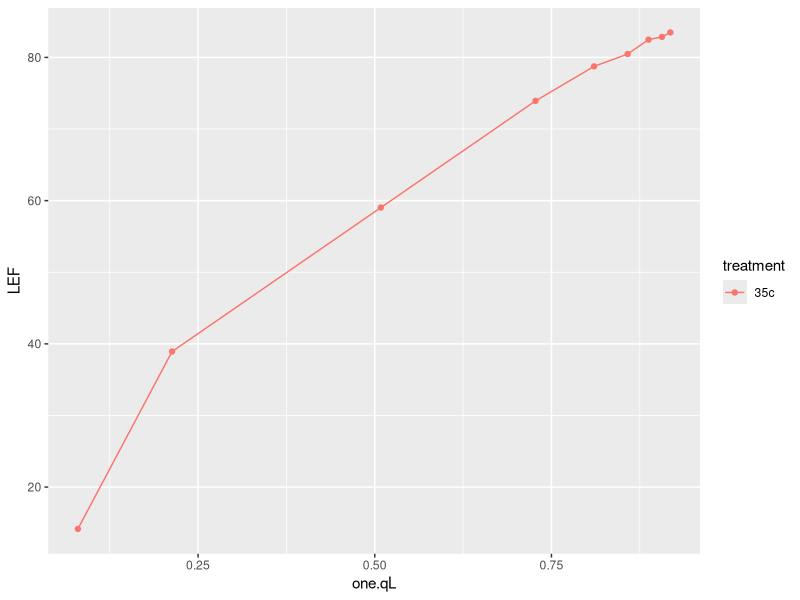
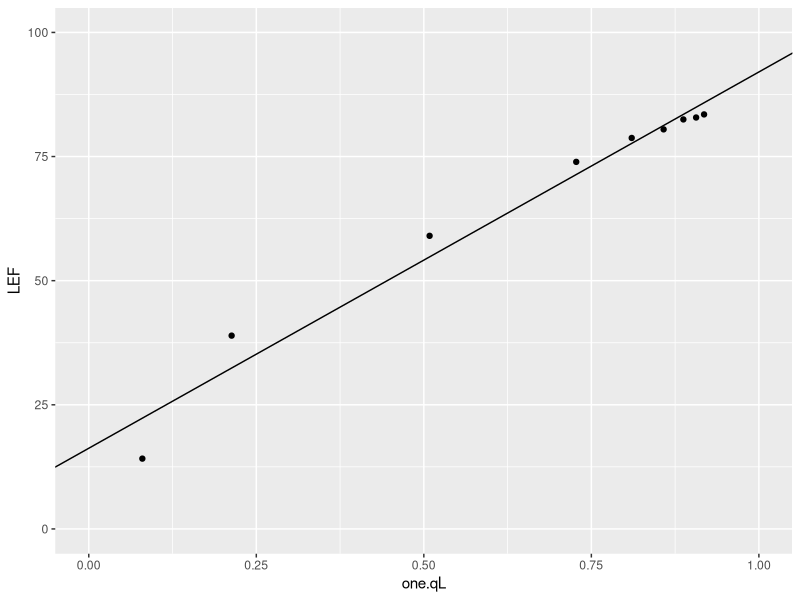
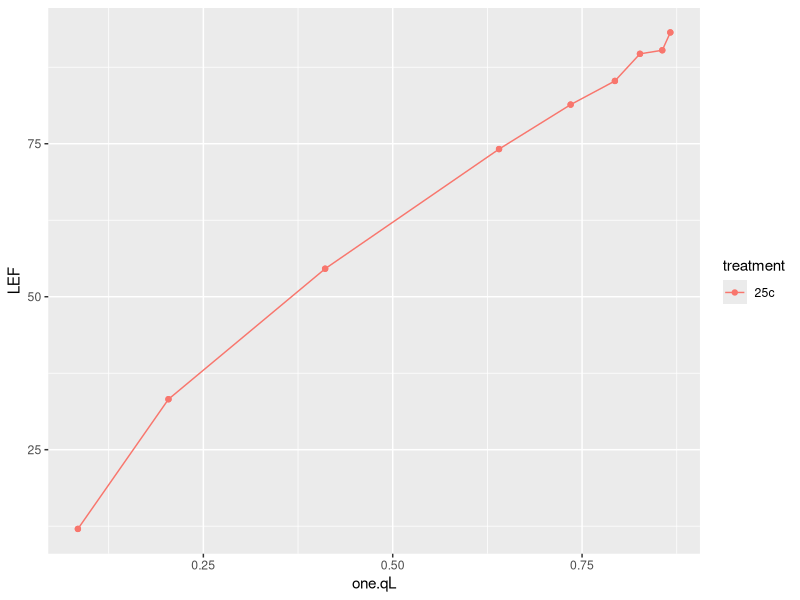
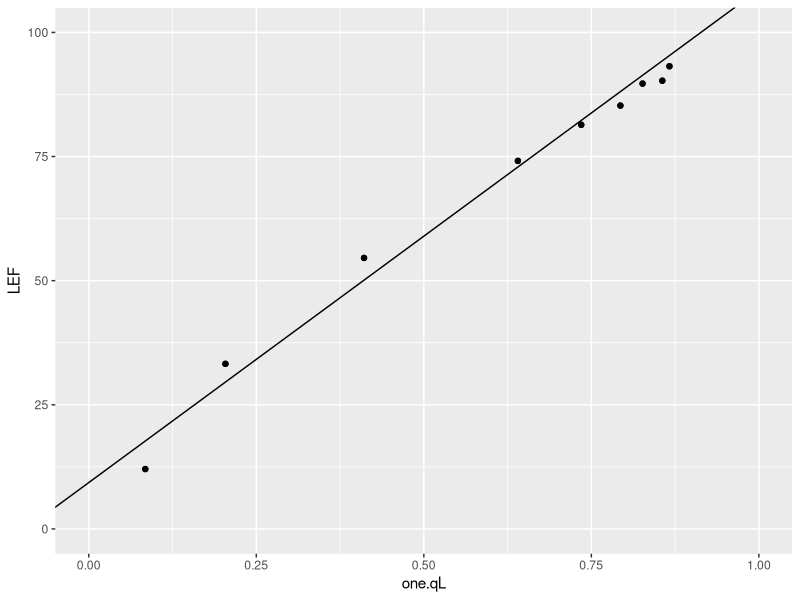
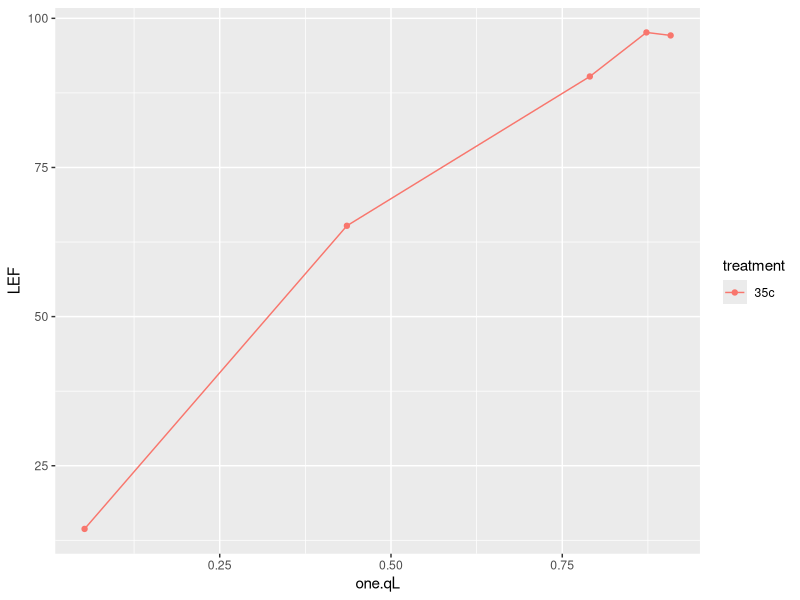
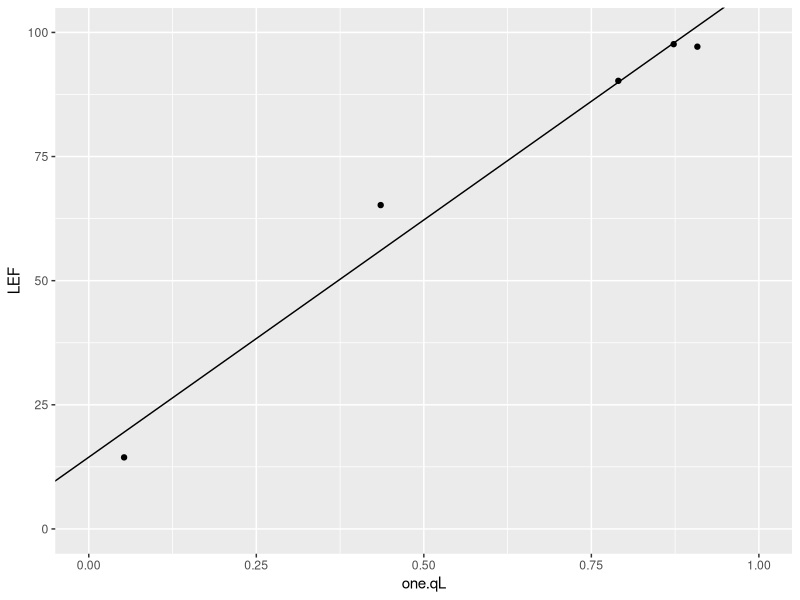
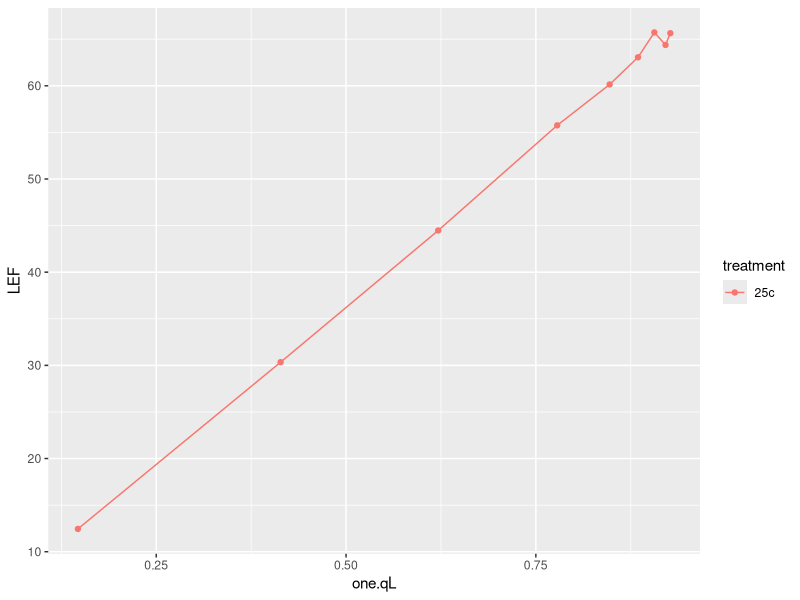
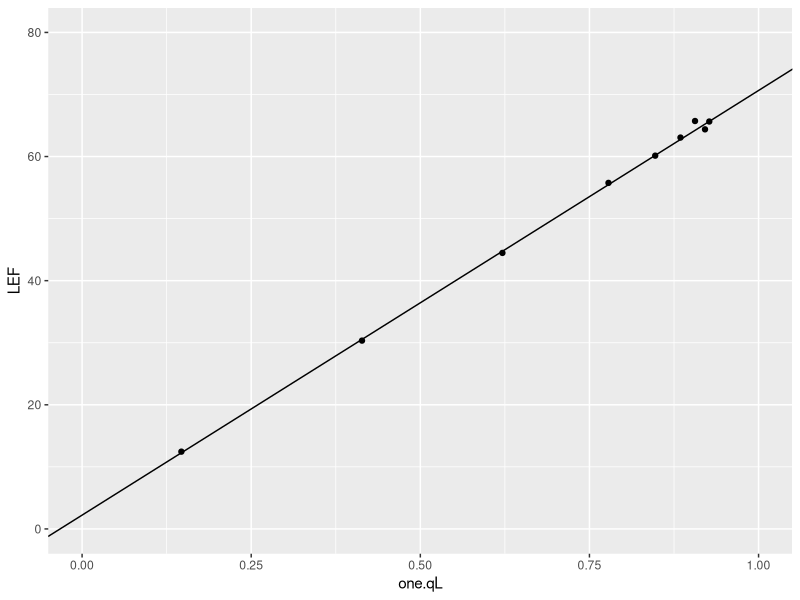

The R source for these figures, in order:
### Load Libraries
library(tidyverse)

### read in .csv
lrc_24 <- read.csv("lrc_24.csv")

### Curve 1 not good


### Curve 2
gg_2 <- lrc_24 %>% 
  filter(id == "gg_2")
ggplot(gg_2, aes(x = one.qL, y = LEF, color = treatment, group = id)) + geom_point() + geom_line()
# Temp
gg_2_tleaf <- mean(gg_2$Tleaf)
gg_2_tleaf
# creating linear model
lm_gg2 <- lm(LEF ~ one.qL, data = gg_2, subset = one.qL < 0.99)
# creating slope and intercept
gg_2_slope <- coef(lm_gg2)[2]
gg_2_intercept <- coef(lm_gg2)[1]
# plot
ggplot(gg_2, aes(one.qL, LEF)) +
  geom_point() +
  geom_abline(
    slope = gg_2_slope,
    intercept = gg_2_intercept) +
  scale_x_continuous(
    limits = c(0, 1)) + 
  scale_y_continuous(
    limits = c(0, 100))


### Curve 3
gg_3 <- lrc_24 %>% 
  filter(id == "gg_3")
ggplot(gg_3, aes(x = one.qL, y = LEF, color = treatment, group = id)) + geom_point() + geom_line()
# Temp
gg_3_tleaf <- mean(gg_3$Tleaf)
gg_3_tleaf
# creating linear model
lm_gg3 <- lm(LEF ~ one.qL, data = gg_3, subset = one.qL < 0.8)
# creating slope and intercept
gg_3_slope <- coef(lm_gg3)[2]
gg_3_intercept <- coef(lm_gg3)[1]
# plot
ggplot(gg_3, aes(one.qL, LEF)) +
  geom_point() +
  geom_abline(
    slope = gg_3_slope,
    intercept = gg_3_intercept) +
  scale_x_continuous(
    limits = c(0, 1)) + 
  scale_y_continuous(
    limits = c(0, 100))



### Curve 4
gg_4 <- lrc_24 %>% 
  filter(id == "gg_4")
ggplot(gg_4, aes(x = one.qL, y = LEF, color = treatment, group = id)) + geom_point() + geom_line()
# Temp
gg_4_tleaf <- mean(gg_4$Tleaf)
gg_4_tleaf
# creating linear model
lm_gg4 <- lm(LEF ~ one.qL, data = gg_4, subset = one.qL < 0.99)
# creating slope and intercept
gg_4_slope <- coef(lm_gg4)[2]
gg_4_intercept <- coef(lm_gg4)[1]
# plot
ggplot(gg_4, aes(one.qL, LEF)) +
  geom_point() +
  geom_abline(
    slope = gg_4_slope,
    intercept = gg_4_intercept) +
  scale_x_continuous(
    limits = c(0, 1)) + 
  scale_y_continuous(
    limits = c(0, 100))



### Curve 5
gg_5 <- lrc_24 %>% 
  filter(id == "gg_5")
ggplot(gg_5, aes(x = one.qL, y = LEF, color = treatment, group = id)) + geom_point() + geom_line()
# Temp
gg_5_tleaf <- mean(gg_5$Tleaf)
gg_5_tleaf
# creating linear model
lm_gg5 <- lm(LEF ~ one.qL, data = gg_5, subset = one.qL < 0.8)
# creating slope and intercept
gg_5_slope <- coef(lm_gg5)[2]
gg_5_intercept <- coef(lm_gg5)[1]
# plot
ggplot(gg_5, aes(one.qL, LEF)) +
  geom_point() +
  geom_abline(
    slope = gg_5_slope,
    intercept = gg_5_intercept) +
  scale_x_continuous(
    limits = c(0, 1)) + 
  scale_y_continuous(
    limits = c(0, 80))



### Curve 6
gg_6 <- lrc_24 %>% 
  filter(id == "gg_6")
ggplot(gg_6, aes(x = one.qL, y = LEF, color = treatment, group = id)) + geom_point() + geom_line()
# Temp
gg_6_tleaf <- mean(gg_6$Tleaf)
gg_6_tleaf
# creating linear model
lm_gg6 <- lm(LEF ~ one.qL, data = gg_6, subset = one.qL < 0.9)
# creating slope and intercept
gg_6_slope <- coef(lm_gg6)[2]
gg_6_intercept <- coef(lm_gg6)[1]
# plot
ggplot(gg_6, aes(one.qL, LEF)) +
  geom_point() +
  geom_abline(
    slope = gg_6_slope,
    intercept = gg_6_intercept) +
  scale_x_continuous(
    limits = c(0, 1)) + 
  scale_y_continuous(
    limits = c(0, 30))


### Curve 7
gg_7 <- lrc_24 %>% 
  filter(id == "gg_7")
ggplot(gg_7, aes(x = one.qL, y = LEF, color = treatment, group = id)) + geom_point() + geom_line()
# Temp
gg_7_tleaf <- mean(gg_7$Tleaf)
gg_7_tleaf
# creating linear model
lm_gg7 <- lm(LEF ~ one.qL, data = gg_7, subset = one.qL < 0.875)
# creating slope and intercept
gg_7_slope <- coef(lm_gg7)[2]
gg_7_intercept <- coef(lm_gg7)[1]
# plot
ggplot(gg_7, aes(one.qL, LEF)) +
  geom_point() +
  geom_abline(
    slope = gg_7_slope,
    intercept = gg_7_intercept) +
  scale_x_continuous(
    limits = c(0, 1)) + 
  scale_y_continuous(
    limits = c(0, 100))


### Curve 8
gg_8 <- lrc_24 %>% 
  filter(id == "gg_8")
ggplot(gg_8, aes(x = one.qL, y = LEF, color = treatment, group = id)) + geom_point() + geom_line()
# Temp
gg_8_tleaf <- mean(gg_8$Tleaf)
gg_8_tleaf
# creating linear model
lm_gg8 <- lm(LEF ~ one.qL, data = gg_8, subset = one.qL < 0.8)
# creating slope and intercept
gg_8_slope <- coef(lm_gg8)[2]
gg_8_intercept <- coef(lm_gg8)[1]
# plot
ggplot(gg_8, aes(one.qL, LEF)) +
  geom_point() +
  geom_abline(
    slope = gg_8_slope,
    intercept = gg_8_intercept) +
  scale_x_continuous(
    limits = c(0, 1)) + 
  scale_y_continuous(
    limits = c(0, 70))



### Curve 9
gg_9 <- lrc_24 %>% 
  filter(id == "gg_9")
ggplot(gg_9, aes(x = one.qL, y = LEF, color = treatment, group = id)) + geom_point() + geom_line()
# Temp
gg_9_tleaf <- mean(gg_9$Tleaf)
gg_9_tleaf
# creating linear model
lm_gg9 <- lm(LEF ~ one.qL, data = gg_9, subset = one.qL < 0.8)
# creating slope and intercept
gg_9_slope <- coef(lm_gg9)[2]
gg_9_intercept <- coef(lm_gg9)[1]
# plot
ggplot(gg_9, aes(one.qL, LEF)) +
  geom_point() +
  geom_abline(
    slope = gg_9_slope,
    intercept = gg_9_intercept) +
  scale_x_continuous(
    limits = c(0, 1)) + 
  scale_y_continuous(
    limits = c(0, 100))



### Curve 10
gg_10 <- lrc_24 %>% 
  filter(id == "gg_10")
ggplot(gg_10, aes(x = one.qL, y = LEF, color = treatment, group = id)) + geom_point() + geom_line()
# Temp
gg_10_tleaf <- mean(gg_10$Tleaf)
gg_10_tleaf
# creating linear model
lm_gg10 <- lm(LEF ~ one.qL, data = gg_10, subset = one.qL < 0.8)
# creating slope and intercept
gg_10_slope <- coef(lm_gg10)[2]
gg_10_intercept <- coef(lm_gg10)[1]
# plot
ggplot(gg_10, aes(one.qL, LEF)) +
  geom_point() +
  geom_abline(
    slope = gg_10_slope,
    intercept = gg_10_intercept) +
  scale_x_continuous(
    limits = c(0, 1)) + 
  scale_y_continuous(
    limits = c(0, 50))



### Curve 11
gg_11 <- lrc_24 %>% 
  filter(id == "gg_11")
ggplot(gg_11, aes(x = one.qL, y = LEF, color = treatment, group = id)) + geom_point() + geom_line()
# Temp
gg_11_tleaf <- mean(gg_11$Tleaf)
gg_11_tleaf
# creating linear model
lm_gg11 <- lm(LEF ~ one.qL, data = gg_11, subset = one.qL < 0.8)
# creating slope and intercept
gg_11_slope <- coef(lm_gg11)[2]
gg_11_intercept <- coef(lm_gg11)[1]
# plot
ggplot(gg_11, aes(one.qL, LEF)) +
  geom_point() +
  geom_abline(
    slope = gg_11_slope,
    intercept = gg_11_intercept) +
  scale_x_continuous(
    limits = c(0, 1)) + 
  scale_y_continuous(
    limits = c(0, 100))



### Curve 12
gg_12 <- lrc_24 %>% 
  filter(id == "gg_12")
ggplot(gg_12, aes(x = one.qL, y = LEF, color = treatment, group = id)) + geom_point() + geom_line()
# Temp
gg_12_tleaf <- mean(gg_12$Tleaf)
gg_12_tleaf
# creating linear model
lm_gg12 <- lm(LEF ~ one.qL, data = gg_12, subset = one.qL < 0.85)
# creating slope and intercept
gg_12_slope <- coef(lm_gg12)[2]
gg_12_intercept <- coef(lm_gg12)[1]
# plot
ggplot(gg_12, aes(one.qL, LEF)) +
  geom_point() +
  geom_abline(
    slope = gg_12_slope,
    intercept = gg_12_intercept) +
  scale_x_continuous(
    limits = c(0, 1)) + 
  scale_y_continuous(
    limits = c(0, 40))



### Curve 13 no data 



### Curve 14
gg_14 <- lrc_24 %>% 
  filter(id == "gg_14")
ggplot(gg_14, aes(x = one.qL, y = LEF, color = treatment, group = id)) + geom_point() + geom_line()
# Temp
gg_14_tleaf <- mean(gg_14$Tleaf)
gg_14_tleaf
# creating linear model
lm_gg14 <- lm(LEF ~ one.qL, data = gg_14, subset = one.qL < 0.9)
# creating slope and intercept
gg_14_slope <- coef(lm_gg14)[2]
gg_14_intercept <- coef(lm_gg14)[1]
# plot
ggplot(gg_14, aes(one.qL, LEF)) +
  geom_point() +
  geom_abline(
    slope = gg_14_slope,
    intercept = gg_14_intercept) +
  scale_x_continuous(
    limits = c(0, 1)) + 
  scale_y_continuous(
    limits = c(0, 60))



### Curve 15
gg_15 <- lrc_24 %>% 
  filter(id == "gg_15")
ggplot(gg_15, aes(x = one.qL, y = LEF, color = treatment, group = id)) + geom_point() + geom_line()
# Temp
gg_15_tleaf <- mean(gg_15$Tleaf)
gg_15_tleaf
# creating linear model
lm_gg15 <- lm(LEF ~ one.qL, data = gg_15, subset = one.qL < 0.75)
# creating slope and intercept
gg_15_slope <- coef(lm_gg15)[2]
gg_15_intercept <- coef(lm_gg15)[1]
# plot
ggplot(gg_15, aes(one.qL, LEF)) +
  geom_point() +
  geom_abline(
    slope = gg_15_slope,
    intercept = gg_15_intercept) +
  scale_x_continuous(
    limits = c(0, 1)) + 
  scale_y_continuous(
    limits = c(0, 100))



### Curve 16
gg_16 <- lrc_24 %>% 
  filter(id == "gg_16")
ggplot(gg_16, aes(x = one.qL, y = LEF, color = treatment, group = id)) + geom_point() + geom_line()
# Temp
gg_16_tleaf <- mean(gg_16$Tleaf)
gg_16_tleaf
# creating linear model
lm_gg16 <- lm(LEF ~ one.qL, data = gg_16, subset = one.qL < 0.8)
# creating slope and intercept
gg_16_slope <- coef(lm_gg16)[2]
gg_16_intercept <- coef(lm_gg16)[1]
# plot
ggplot(gg_16, aes(one.qL, LEF)) +
  geom_point() +
  geom_abline(
    slope = gg_16_slope,
    intercept = gg_16_intercept) +
  scale_x_continuous(
    limits = c(0, 1)) + 
  scale_y_continuous(
    limits = c(0, 100))



### Curve 17 no data

### Curve 18
gg_18 <- lrc_24 %>% 
  filter(id == "gg_18")
ggplot(gg_18, aes(x = one.qL, y = LEF, color = treatment, group = id)) + geom_point() + geom_line()
# Temp
gg_18_tleaf <- mean(gg_18$Tleaf)
gg_18_tleaf
# creating linear model
lm_gg18 <- lm(LEF ~ one.qL, data = gg_18, subset = one.qL < 0.99)
# creating slope and intercept
gg_18_slope <- coef(lm_gg18)[2]
gg_18_intercept <- coef(lm_gg18)[1]
# plot
ggplot(gg_18, aes(one.qL, LEF)) +
  geom_point() +
  geom_abline(
    slope = gg_18_slope,
    intercept = gg_18_intercept) +
  scale_x_continuous(
    limits = c(0, 1)) + 
  scale_y_continuous(
    limits = c(0, 70))



### Curve 19
gg_19 <- lrc_24 %>% 
  filter(id == "gg_19")
ggplot(gg_19, aes(x = one.qL, y = LEF, color = treatment, group = id)) + geom_point() + geom_line()
# Temp
gg_19_tleaf <- mean(gg_19$Tleaf)
gg_19_tleaf
# creating linear model
lm_gg19 <- lm(LEF ~ one.qL, data = gg_19, subset = one.qL < 0.9)
# creating slope and intercept
gg_19_slope <- coef(lm_gg19)[2]
gg_19_intercept <- coef(lm_gg19)[1]
# plot
ggplot(gg_19, aes(one.qL, LEF)) +
  geom_point() +
  geom_abline(
    slope = gg_19_slope,
    intercept = gg_19_intercept) +
  scale_x_continuous(
    limits = c(0, 1)) + 
  scale_y_continuous(
    limits = c(0, 100))



### Curve 20 no data

### Curve 21
gg_21 <- lrc_24 %>% 
  filter(id == "gg_21")
ggplot(gg_21, aes(x = one.qL, y = LEF, color = treatment, group = id)) + geom_point() + geom_line()
# Temp
gg_21_tleaf <- mean(gg_21$Tleaf)
gg_21_tleaf
# creating linear model
lm_gg21 <- lm(LEF ~ one.qL, data = gg_21, subset = one.qL < 0.9)
# creating slope and intercept
gg_21_slope <- coef(lm_gg21)[2]
gg_21_intercept <- coef(lm_gg21)[1]
# plot
ggplot(gg_21, aes(one.qL, LEF)) +
  geom_point() +
  geom_abline(
    slope = gg_21_slope,
    intercept = gg_21_intercept) +
  scale_x_continuous(
    limits = c(0, 1)) + 
  scale_y_continuous(
    limits = c(0, 100))



### Curve 22
gg_22 <- lrc_24 %>% 
  filter(id == "gg_22")
gg_22 <- gg_22 %>% 
  filter(machine == "albert")
ggplot(gg_22, aes(x = one.qL, y = LEF, color = treatment, group = id)) + geom_point() + geom_line()
# Temp
gg_22_tleaf <- mean(gg_22$Tleaf)
gg_22_tleaf
# creating linear model
lm_gg22 <- lm(LEF ~ one.qL, data = gg_22, subset = one.qL < 0.99)
# creating slope and intercept
gg_22_slope <- coef(lm_gg22)[2]
gg_22_intercept <- coef(lm_gg22)[1]
# plot
ggplot(gg_22, aes(one.qL, LEF)) +
  geom_point() +
  geom_abline(
    slope = gg_22_slope,
    intercept = gg_22_intercept) +
  scale_x_continuous(
    limits = c(0, 1)) + 
  scale_y_continuous(
    limits = c(0, 70))



### Curve 23
gg_23 <- lrc_24 %>% 
  filter(id == "gg_23")
ggplot(gg_23, aes(x = one.qL, y = LEF, color = treatment, group = id)) + geom_point() + geom_line()
# Temp
gg_23_tleaf <- mean(gg_23$Tleaf)
gg_23_tleaf
# creating linear model
lm_gg23 <- lm(LEF ~ one.qL, data = gg_23, subset = one.qL < 0.8)
# creating slope and intercept
gg_23_slope <- coef(lm_gg23)[2]
gg_23_intercept <- coef(lm_gg23)[1]
# plot
ggplot(gg_23, aes(one.qL, LEF)) +
  geom_point() +
  geom_abline(
    slope = gg_23_slope,
    intercept = gg_23_intercept) +
  scale_x_continuous(
    limits = c(0, 1)) + 
  scale_y_continuous(
    limits = c(0, 100))



### Curve 24
gg_24 <- lrc_24 %>% 
  filter(id == "gg_24")
ggplot(gg_24, aes(x = one.qL, y = LEF, color = treatment, group = id)) + geom_point() + geom_line()
# Temp
gg_24_tleaf <- mean(gg_24$Tleaf)
gg_24_tleaf
# creating linear model
lm_gg24 <- lm(LEF ~ one.qL, data = gg_24, subset = one.qL < 0.85)
# creating slope and intercept
gg_24_slope <- coef(lm_gg24)[2]
gg_24_intercept <- coef(lm_gg24)[1]
# plot
ggplot(gg_24, aes(one.qL, LEF)) +
  geom_point() +
  geom_abline(
    slope = gg_24_slope,
    intercept = gg_24_intercept) +
  scale_x_continuous(
    limits = c(0, 1)) + 
  scale_y_continuous(
    limits = c(0, 60))



### Curve 25
gg_25 <- lrc_24 %>% 
  filter(id == "gg_25")
ggplot(gg_25, aes(x = one.qL, y = LEF, color = treatment, group = id)) + geom_point() + geom_line()
# Temp
gg_25_tleaf <- mean(gg_25$Tleaf)
gg_25_tleaf
# creating linear model
lm_gg25 <- lm(LEF ~ one.qL, data = gg_25, subset = one.qL < 1)
# creating slope and intercept
gg_25_slope <- coef(lm_gg25)[2]
gg_25_intercept <- coef(lm_gg25)[1]
# plot
ggplot(gg_25, aes(one.qL, LEF)) +
  geom_point() +
  geom_abline(
    slope = gg_25_slope,
    intercept = gg_25_intercept) +
  scale_x_continuous(
    limits = c(0, 1)) + 
  scale_y_continuous(
    limits = c(0, 100))



### Curve 26
gg_26 <- lrc_24 %>% 
  filter(id == "gg_26")
ggplot(gg_26, aes(x = one.qL, y = LEF, color = treatment, group = id)) + geom_point() + geom_line()
# Temp
gg_26_tleaf <- mean(gg_26$Tleaf)
gg_26_tleaf
# creating linear model
lm_gg26 <- lm(LEF ~ one.qL, data = gg_26, subset = one.qL < 0.95)
# creating slope and intercept
gg_26_slope <- coef(lm_gg26)[2]
gg_26_intercept <- coef(lm_gg26)[1]
# plot
ggplot(gg_26, aes(one.qL, LEF)) +
  geom_point() +
  geom_abline(
    slope = gg_26_slope,
    intercept = gg_26_intercept) +
  scale_x_continuous(
    limits = c(0, 1)) + 
  scale_y_continuous(
    limits = c(0, 70))



### Curve 27
gg_27 <- lrc_24 %>% 
  filter(id == "gg_27")
ggplot(gg_27, aes(x = one.qL, y = LEF, color = treatment, group = id)) + geom_point() + geom_line()
# Temp
gg_27_tleaf <- mean(gg_27$Tleaf)
gg_27_tleaf
# creating linear model
lm_gg27 <- lm(LEF ~ one.qL, data = gg_27, subset = one.qL < 0.99)
# creating slope and intercept
gg_27_slope <- coef(lm_gg27)[2]
gg_27_intercept <- coef(lm_gg27)[1]
# plot
ggplot(gg_27, aes(one.qL, LEF)) +
  geom_point() +
  geom_abline(
    slope = gg_27_slope,
    intercept = gg_27_intercept) +
  scale_x_continuous(
    limits = c(0, 1)) + 
  scale_y_continuous(
    limits = c(0, 70))


### Curve 28
gg_28 <- lrc_24 %>% 
  filter(id == "gg_28")
ggplot(gg_28, aes(x = one.qL, y = LEF, color = treatment, group = id)) + geom_point() + geom_line()
# Temp
gg_28_tleaf <- mean(gg_28$Tleaf)
gg_28_tleaf
# creating linear model
lm_gg28 <- lm(LEF ~ one.qL, data = gg_28, subset = one.qL < 0.9)
# creating slope and intercept
gg_28_slope <- coef(lm_gg28)[2]
gg_28_intercept <- coef(lm_gg28)[1]
# plot
ggplot(gg_28, aes(one.qL, LEF)) +
  geom_point() +
  geom_abline(
    slope = gg_28_slope,
    intercept = gg_28_intercept) +
  scale_x_continuous(
    limits = c(0, 1)) + 
  scale_y_continuous(
    limits = c(0, 100))


### Curve 29
gg_29 <- lrc_24 %>% 
  filter(id == "gg_29")
ggplot(gg_29, aes(x = one.qL, y = LEF, color = treatment, group = id)) + geom_point() + geom_line()
# Temp
gg_29_tleaf <- mean(gg_29$Tleaf)
gg_29_tleaf
# creating linear model
lm_gg29 <- lm(LEF ~ one.qL, data = gg_29, subset = one.qL < 0.9)
# creating slope and intercept
gg_29_slope <- coef(lm_gg29)[2]
gg_29_intercept <- coef(lm_gg29)[1]
# plot
ggplot(gg_29, aes(one.qL, LEF)) +
  geom_point() +
  geom_abline(
    slope = gg_29_slope,
    intercept = gg_29_intercept) +
  scale_x_continuous(
    limits = c(0, 1)) + 
  scale_y_continuous(
    limits = c(0, 100))


### Curve 30
gg_30 <- lrc_24 %>% 
  filter(id == "gg_30")
ggplot(gg_30, aes(x = one.qL, y = LEF, color = treatment, group = id)) + geom_point() + geom_line()
# Temp
gg_30_tleaf <- mean(gg_30$Tleaf)
gg_30_tleaf
# creating linear model
lm_gg30 <- lm(LEF ~ one.qL, data = gg_30, subset = one.qL < 0.99)
# creating slope and intercept
gg_30_slope <- coef(lm_gg30)[2]
gg_30_intercept <- coef(lm_gg30)[1]
# plot
ggplot(gg_30, aes(one.qL, LEF)) +
  geom_point() +
  geom_abline(
    slope = gg_30_slope,
    intercept = gg_30_intercept) +
  scale_x_continuous(
    limits = c(0, 1)) + 
  scale_y_continuous(
    limits = c(0, 70))


### Curve 31
gg_31 <- lrc_24 %>% 
  filter(id == "gg_31")
ggplot(gg_31, aes(x = one.qL, y = LEF, color = treatment, group = id)) + geom_point() + geom_line()
# Temp
gg_31_tleaf <- mean(gg_31$Tleaf)
gg_31_tleaf
# creating linear model
lm_gg31 <- lm(LEF ~ one.qL, data = gg_31, subset = one.qL < 0.8)
# creating slope and intercept
gg_31_slope <- coef(lm_gg31)[2]
gg_31_intercept <- coef(lm_gg31)[1]
# plot
ggplot(gg_31, aes(one.qL, LEF)) +
  geom_point() +
  geom_abline(
    slope = gg_31_slope,
    intercept = gg_31_intercept) +
  scale_x_continuous(
    limits = c(0, 1)) + 
  scale_y_continuous(
    limits = c(0, 40))


### Curve 32
gg_32 <- lrc_24 %>% 
  filter(id == "gg_32")
ggplot(gg_32, aes(x = one.qL, y = LEF, color = treatment, group = id)) + geom_point() + geom_line()
# Temp
gg_32_tleaf <- mean(gg_32$Tleaf)
gg_32_tleaf
# creating linear model
lm_gg32 <- lm(LEF ~ one.qL, data = gg_32, subset = one.qL < 0.875)
# creating slope and intercept
gg_32_slope <- coef(lm_gg32)[2]
gg_32_intercept <- coef(lm_gg32)[1]
# plot
ggplot(gg_32, aes(one.qL, LEF)) +
  geom_point() +
  geom_abline(
    slope = gg_32_slope,
    intercept = gg_32_intercept) +
  scale_x_continuous(
    limits = c(0, 1)) + 
  scale_y_continuous(
    limits = c(0, 50))



### Curve 33
gg_33 <- lrc_24 %>% 
  filter(id == "gg_33")
ggplot(gg_33, aes(x = one.qL, y = LEF, color = treatment, group = id)) + geom_point() + geom_line()
# Temp
gg_33_tleaf <- mean(gg_33$Tleaf)
gg_33_tleaf
# creating linear model
lm_gg33 <- lm(LEF ~ one.qL, data = gg_33, subset = one.qL < 0.9)
# creating slope and intercept
gg_33_slope <- coef(lm_gg33)[2]
gg_33_intercept <- coef(lm_gg33)[1]
# plot
ggplot(gg_33, aes(one.qL, LEF)) +
  geom_point() +
  geom_abline(
    slope = gg_33_slope,
    intercept = gg_33_intercept) +
  scale_x_continuous(
    limits = c(0, 1)) + 
  scale_y_continuous(
    limits = c(0, 100))



### Curve 34
gg_34 <- lrc_24 %>% 
  filter(id == "gg_34")
ggplot(gg_34, aes(x = one.qL, y = LEF, color = treatment, group = id)) + geom_point() + geom_line()
# Temp
gg_34_tleaf <- mean(gg_34$Tleaf)
gg_34_tleaf
# creating linear model
lm_gg34 <- lm(LEF ~ one.qL, data = gg_34, subset = one.qL < 0.99)
# creating slope and intercept
gg_34_slope <- coef(lm_gg34)[2]
gg_34_intercept <- coef(lm_gg34)[1]
# plot
ggplot(gg_34, aes(one.qL, LEF)) +
  geom_point() +
  geom_abline(
    slope = gg_34_slope,
    intercept = gg_34_intercept) +
  scale_x_continuous(
    limits = c(0, 1)) + 
  scale_y_continuous(
    limits = c(0, 100))



### Curve 35
gg_35 <- lrc_24 %>% 
  filter(id == "gg_35")
ggplot(gg_35, aes(x = one.qL, y = LEF, color = treatment, group = id)) + geom_point() + geom_line()
# creating linear model
lm_gg35 <- lm(LEF ~ one.qL, data = gg_35, subset = one.qL < 0.9)
# Temp
gg_35_tleaf <- mean(gg_35$Tleaf)
gg_35_tleaf
# creating slope and intercept
gg_35_slope <- coef(lm_gg35)[2]
gg_35_intercept <- coef(lm_gg35)[1]
# plot
ggplot(gg_35, aes(one.qL, LEF)) +
  geom_point() +
  geom_abline(
    slope = gg_35_slope,
    intercept = gg_35_intercept) +
  scale_x_continuous(
    limits = c(0, 1)) + 
  scale_y_continuous(
    limits = c(0, 200))



### Curve 36
gg_36 <- lrc_24 %>% 
  filter(id == "gg_36")
ggplot(gg_36, aes(x = one.qL, y = LEF, color = treatment, group = id)) + geom_point() + geom_line()
# Temp
gg_36_tleaf <- mean(gg_36$Tleaf)
gg_36_tleaf
# creating linear model
lm_gg36 <- lm(LEF ~ one.qL, data = gg_36, subset = one.qL < 0.8)
# creating slope and intercept
gg_36_slope <- coef(lm_gg36)[2]
gg_36_intercept <- coef(lm_gg36)[1]
# plot
ggplot(gg_36, aes(one.qL, LEF)) +
  geom_point() +
  geom_abline(
    slope = gg_36_slope,
    intercept = gg_36_intercept) +
  scale_x_continuous(
    limits = c(0, 1)) + 
  scale_y_continuous(
    limits = c(0, 100))



### Curve 37
gg_37 <- lrc_24 %>% 
  filter(id == "gg_37")
ggplot(gg_37, aes(x = one.qL, y = LEF, color = treatment, group = id)) + geom_point() + geom_line()
# Temp
gg_37_tleaf <- mean(gg_37$Tleaf)
gg_37_tleaf
# creating linear model
lm_gg37 <- lm(LEF ~ one.qL, data = gg_37, subset = one.qL < 0.8)
# creating slope and intercept
gg_37_slope <- coef(lm_gg37)[2]
gg_37_intercept <- coef(lm_gg37)[1]
# plot
ggplot(gg_37, aes(one.qL, LEF)) +
  geom_point() +
  geom_abline(
    slope = gg_37_slope,
    intercept = gg_37_intercept) +
  scale_x_continuous(
    limits = c(0, 1)) + 
  scale_y_continuous(
    limits = c(0, 100))



### Curve 38
gg_38 <- lrc_24 %>% 
  filter(id == "gg_38")
ggplot(gg_38, aes(x = one.qL, y = LEF, color = treatment, group = id)) + geom_point() + geom_line()
# Temp
gg_38_tleaf <- mean(gg_3$Tleaf)
gg_38_tleaf
# creating linear model
lm_gg38 <- lm(LEF ~ one.qL, data = gg_38, subset = one.qL < 0.9)
# creating slope and intercept
gg_38_slope <- coef(lm_gg38)[2]
gg_38_intercept <- coef(lm_gg38)[1]
# plot
ggplot(gg_38, aes(one.qL, LEF)) +
  geom_point() +
  geom_abline(
    slope = gg_38_slope,
    intercept = gg_38_intercept) +
  scale_x_continuous(
    limits = c(0, 1)) + 
  scale_y_continuous(
    limits = c(0, 50))



### Curve 39
gg_39 <- lrc_24 %>% 
  filter(id == "gg_39")
ggplot(gg_39, aes(x = one.qL, y = LEF, color = treatment, group = id)) + geom_point() + geom_line()
# Temp
gg_39_tleaf <- mean(gg_39$Tleaf)
gg_39_tleaf
# creating linear model
lm_gg39 <- lm(LEF ~ one.qL, data = gg_39, subset = one.qL < 098)
# creating slope and intercept
gg_39_slope <- coef(lm_gg39)[2]
gg_39_intercept <- coef(lm_gg39)[1]
# plot
ggplot(gg_39, aes(one.qL, LEF)) +
  geom_point() +
  geom_abline(
    slope = gg_39_slope,
    intercept = gg_39_intercept) +
  scale_x_continuous(
    limits = c(0, 1)) + 
  scale_y_continuous(
    limits = c(0, 50))


### Curve 40
gg_40 <- lrc_24 %>% 
  filter(id == "gg_40")
ggplot(gg_40, aes(x = one.qL, y = LEF, color = treatment, group = id)) + geom_point() + geom_line()
# Temp
gg_40_tleaf <- mean(gg_40$Tleaf)
gg_40_tleaf
# creating linear model
lm_gg40 <- lm(LEF ~ one.qL, data = gg_40, subset = one.qL < 0.9)
# creating slope and intercept
gg_40_slope <- coef(lm_gg40)[2]
gg_40_intercept <- coef(lm_gg40)[1]
# plot
ggplot(gg_40, aes(one.qL, LEF)) +
  geom_point() +
  geom_abline(
    slope = gg_40_slope,
    intercept = gg_40_intercept) +
  scale_x_continuous(
    limits = c(0, 1)) + 
  scale_y_continuous(
    limits = c(0, 40))


### Creating dataframe
vqmax24_df <- data.frame(
  id = c("gg_2", "gg_3", "gg_4", "gg_5", "gg_6", "gg_7", "gg_8", "gg_9",
         "gg_10", "gg_11", "gg_12", "gg_14", "gg_15", "gg_16", "gg_18", 
         "gg_19", "gg_21", "gg_22", "gg_23", "gg_24", "gg_25", "gg_26", 
         "gg_27", "gg_28", "gg_29", "gg_30", "gg_31", "gg_32", "gg_33", "gg_34", 
         "gg_35", "gg_36", "gg_37", "gg_38", "gg_39", "gg_40" ),
  slope_24 = c(gg_2_slope, gg_3_slope, gg_4_slope, gg_5_slope, gg_6_slope, gg_7_slope, gg_8_slope, gg_9_slope,
              gg_10_slope, gg_11_slope, gg_12_slope, gg_14_slope, gg_15_slope, gg_16_slope, gg_18_slope, 
              gg_19_slope, gg_21_slope, gg_22_slope, gg_23_slope, gg_24_slope, gg_25_slope, gg_26_slope, 
              gg_27_slope, gg_28_slope, gg_29_slope, gg_30_slope, gg_31_slope, gg_32_slope, gg_33_slope, gg_34_slope, 
              gg_35_slope, gg_36_slope, gg_37_slope, gg_38_slope, gg_39_slope, gg_40_slope),
  intercept_24 = c(gg_2_intercept, gg_3_intercept, gg_4_intercept, gg_5_intercept, gg_6_intercept, gg_7_intercept, gg_8_intercept, gg_9_intercept,
              gg_10_intercept, gg_11_intercept, gg_12_intercept, gg_14_intercept, gg_15_intercept, gg_16_intercept, gg_18_intercept, 
              gg_19_intercept, gg_21_intercept, gg_22_intercept, gg_23_intercept, gg_24_intercept, gg_25_intercept, gg_26_intercept, 
              gg_27_intercept, gg_28_intercept, gg_29_intercept, gg_30_intercept, gg_31_intercept, gg_32_intercept, gg_33_intercept, gg_34_intercept, 
              gg_35_intercept, gg_36_intercept, gg_37_intercept, gg_38_intercept, gg_39_intercept, gg_40_intercept),
  tleaf_24 = c(gg_2_tleaf, gg_3_tleaf, gg_4_tleaf, gg_5_tleaf, gg_6_tleaf, gg_7_tleaf, gg_8_tleaf, gg_9_tleaf,
                   gg_10_tleaf, gg_11_tleaf, gg_12_tleaf, gg_14_tleaf, gg_15_tleaf, gg_16_tleaf, gg_18_tleaf, 
                   gg_19_tleaf, gg_21_tleaf, gg_22_tleaf, gg_23_tleaf, gg_24_tleaf, gg_25_tleaf, gg_26_tleaf, 
                   gg_27_tleaf, gg_28_tleaf, gg_29_tleaf, gg_30_tleaf, gg_31_tleaf, gg_32_tleaf, gg_33_tleaf, gg_34_tleaf, 
                   gg_35_tleaf, gg_36_tleaf, gg_37_tleaf, gg_38_tleaf, gg_39_tleaf, gg_40_tleaf)
)
vqmax24_df

### calculating Vqmax
vqmax24_df$vqmax_24 <- vqmax24_df$intercept + vqmax24_df$slope
vqmax24_df

### adding treatment column
vqmax24_df$replicate <- as.numeric(gsub("\\D", "", vqmax24_df$id))
vqmax24_df$treatment <- ifelse(vqmax24_df$replicate %% 2 == 1,
                               "25c",
                               "35c")
vqmax24_df$replicate <- NULL
vqmax24_df

### add leaf temp
vqmax24_df$tleaf_fac <- "24c"
vqmax24_df


### graph and stats time
ggplot(vqmax24_df, aes(x = treatment, y = vqmax_24)) + geom_boxplot() 
vqmax24_lm <- lm(vqmax_24 ~ treatment, data = vqmax24_df)
anova(vqmax24_lm)
plot(vqmax24_lm)

### write .csv
write.csv(vqmax24_df, "vqmax24_df.csv")
